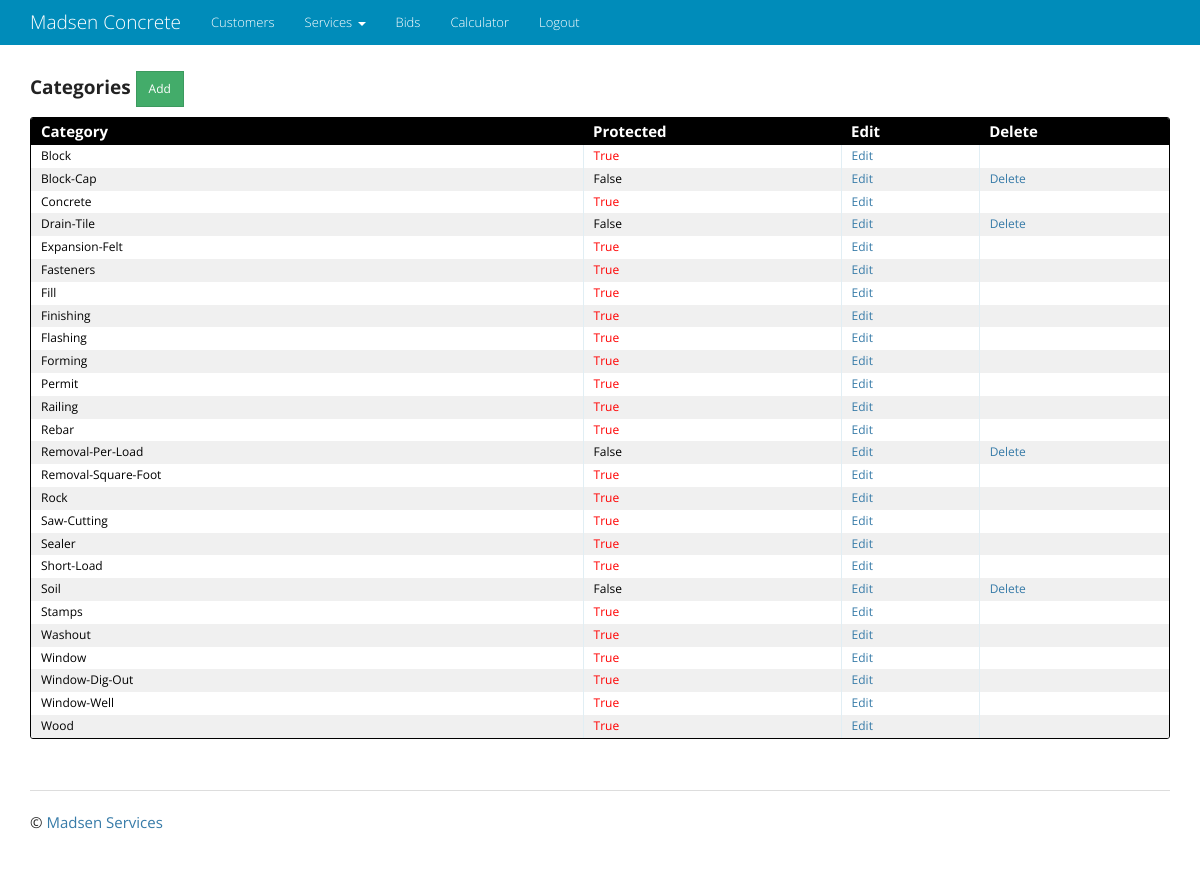
The app's page /category/ (signed in), older data.
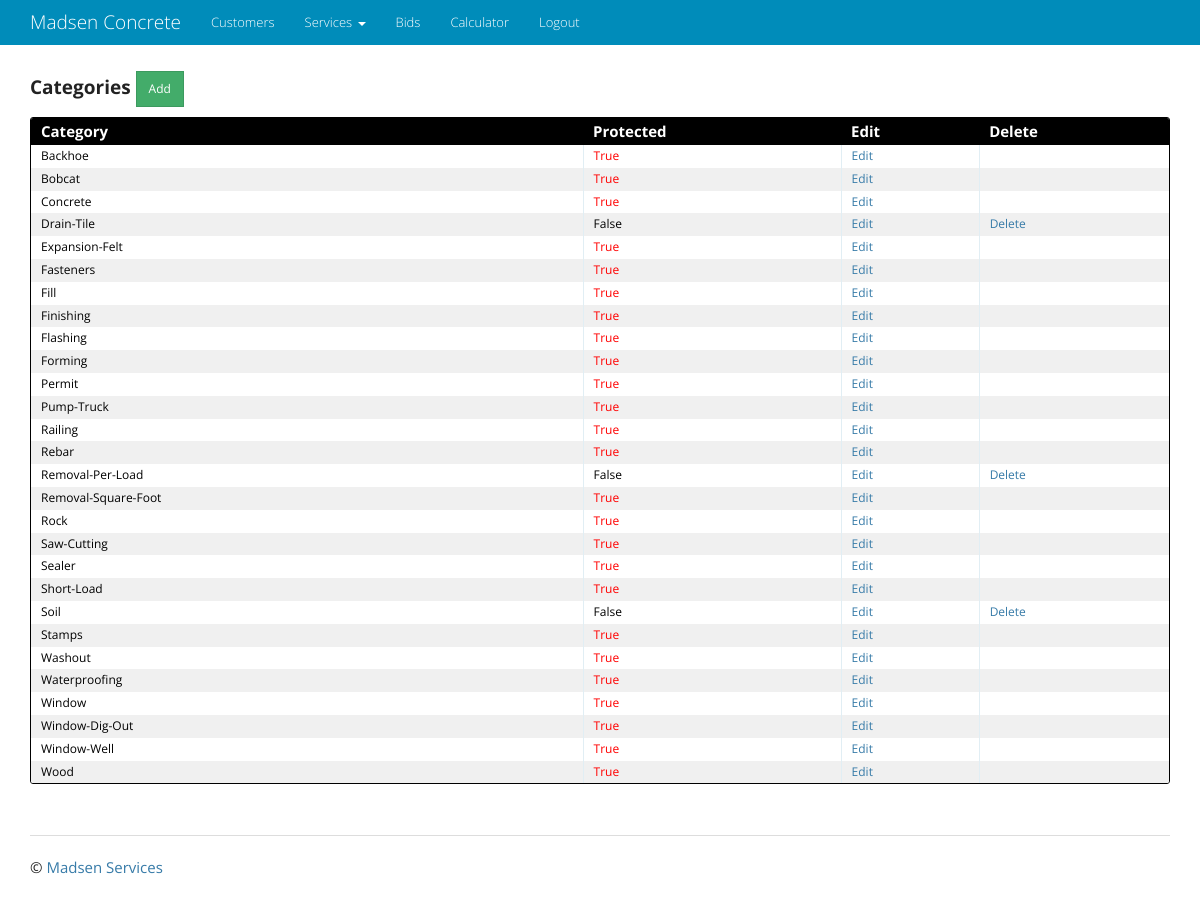
The same page, newer data.
### category/models.py (models this page shows, shortened)
class Category(models.Model):
    name = models.CharField(max_length=20)
    protected = models.BooleanField(default=False)
    class Meta:
        ordering = ['name']
        verbose_name_plural = 'Categories'

### category/views.py (the view)
class CategoryList(LoginRequiredMixin, ListView):
    model = Category

### templates/category/category_list.html
{% extends "base.html" %}
{% block content %}
<div class="entries">
  <h4><strong>Categories </strong><a href="{% url 'category_app:category_create' %}"
                                    class="btn btn-sm btn-success" role="button">Add</a></h4>
  <div class="datagrid">
    <table>
      <thead>
        <tr>
          <th width="200px"><strong>Category</strong></th>
          <th width="50px"><strong>Protected</strong></th>
          <th width="50px"><strong>Edit</strong></th>
          <th width="50px"><strong>Delete</strong></th>
        </tr>
      </thead>
      {% for category in object_list %}
        <tr style="{% cycle 'background: white' 'background: #F0F0F0' %}">
            <td>{{ category.name }}</td>
            {% if category.protected %}<td style="color:red">{% else %}<td>{% endif %}{{ category.protected }}</td>
            <td><a href="{% url 'category_app:category_update' pk=category.pk %}">Edit</a></td>
            <td>{% if not category.protected %}<a href="{% url 'category_app:category_delete' pk=category.pk %}">Delete</a>{% endif %}</td>
        </tr>
      {% endfor %}
    </table>
  </div>
</div>
{% endblock content %}

### templates/base.html (shortened to what this page needs)
<!DOCTYPE html>
<html lang="en">
  <head>
    {% load staticfiles %}
    <link rel="stylesheet" type="text/css" href="{% static 'css/bootstrap.min.css' %}" />
    <link rel="stylesheet" type="text/css" href="{% static 'css/main.css' %}" />
    <link rel="stylesheet" type="text/css" href="{% static 'css/jquery-ui.css' %}" />
    <link rel="stylesheet" type="text/css" href="{% static 'css/jquery-ui-timepicker-addon.css' %}" />
  </head>
  <body>
    <div class="navbar navbar-inverse navbar-fixed-top" role="navigation">
      <div class="container">
        <div class="navbar-header">
          <a class="navbar-brand" href="/overview">Madsen Concrete</a>
        </div>
        {% if request.user.is_authenticated %}
        <div class="collapse navbar-collapse">
          <ul class="nav navbar-nav">
            <li><a href="/customer">Customers</a></li>
              <li class="dropdown">
                <a class="dropdown-toggle" data-toggle="dropdown" href="#">Services
                <span class="caret"></span></a>
              <li><a href="/bid">Bids</a></li>
              <li><a href="/calculator">Calculator</a></li>
              <li><a href="/account/logout">Logout</a></li>
          </ul>
        </div>
        {% endif %}
      </div>
    </div>
    <div class="container">
      <div class="content">
        {% block content %}
        {% endblock %}
      </div>
      <div class="footer">
        <hr>
        <p>&copy; <a target="_blank" href="http://www.madsenservices.com">Madsen Services</a></p>
      </div>
    </div>
  </body>
</html>

### static/css/main.css (style rules this page uses)
body { padding: 60px 0; background: #ffffff; }
a, h1, h2 { color: #377BA8; }
.entries { list-style: none; margin: 0; padding: 0; }
.datagrid table { border-collapse: collapse; text-align: left; width: 100%; }
.datagrid { background: #fff; overflow: hidden; border: 1px solid #000000; border-radius: 3px; }
.datagrid table td, .datagrid table th { padding: 3px 10px; }
.datagrid table thead th { background-color:#000000; color:#FFFFFF; font-size: 15px; font-weight: bold; }
.datagrid table thead th:first-child { border: none; }
.datagrid table tbody td { color: #000000; border-left: 1px solid #E1EEF4; font-size: 12px; font-weight: normal; }
.datagrid table tbody td:first-child { border-left: none; }
.datagrid table tbody tr:last-child td { border-bottom: none; }
.footer { padding-top: 30px; }

Row changes from the older to the newer data that the page shows:
removed Category: name "Block", protected "True"
removed Category: name "Block-Cap", protected "False", shows "Delete"
added Category: name "Backhoe", protected "True"
added Category: name "Bobcat", protected "True"
added Category: name "Pump-Truck", protected "True"
added Category: name "Waterproofing", protected "True"
